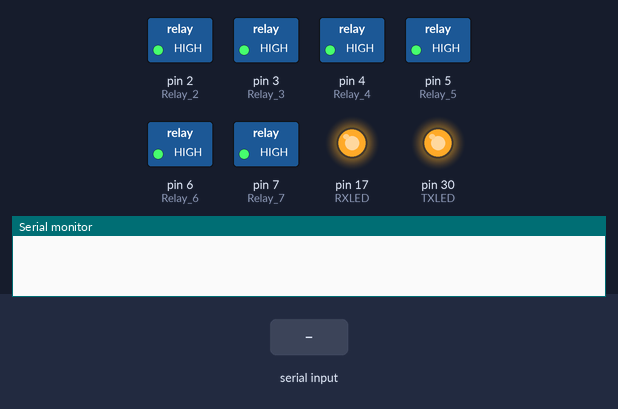
The sketch below on a simulated Arduino Mega 2560, built with avr-gcc and run on an emulated ATmega2560. On the bench: switched loads named in the sketch (green lamp = pin HIGH), output pins drawn as LEDs (lit = HIGH), the last lines printed to the serial monitor. The test bench sets the inputs (shaded band). Pins used as bus, display or sensor lines are not drawn.

Above: at 1.2 s.
1.3 s: "Rx90\n" received over Serial
At 1.8 s:
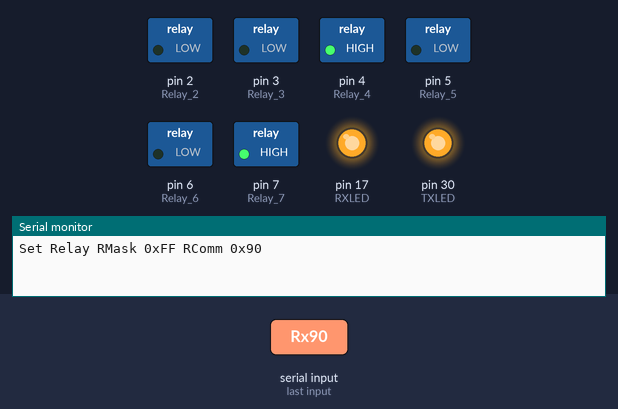
2.8 s: "AT\n" received over Serial
4.3 s: "Rx\n" received over Serial
Timing chart, 0 to 7.3 s (numbered marks = the images above; inputs shaded):
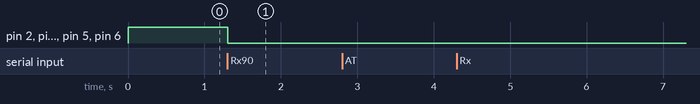

Measured:
- after the input at 1.3 s, pin 2 (Relay_2), pin 3 (Relay_3), pin 5 (Relay_5), pin 6 (Relay_6): HIGH → LOW at once

The sketch:

Relais_D0_D7_serial_proMicro.ino
```cpp
// (licence header left out)
// Each Arduino should identify when asked
// and show it's configuration (R8 = 8 relay)
String Ardu_ID =  "Arduino_0001";
String Ardu_config = "Ardu_config R8";

//define Relay for Arduino D0..D7
int Relay_0 = 0;
int Relay_1 = 1;
int Relay_2 = 2;
int Relay_3 = 3;
int Relay_4 = 4;
int Relay_5 = 5;
int Relay_6 = 6;
int Relay_7 = 7;

int RXLED = 17;  // The RX LED has a defined Arduino pin
int TXLED = 30;  // The TX LED has a defined Arduino pin


// CommandString for Relay will be Rx00..RxFF or RxMM00..RxMMFF where MM is mask
// the last two characters will be used as HEX for each bit to control a relais.
// The mask is used to leave relais in previous state if needed.
const int bufLength = 32;

bool CommandComplete = false;
char commandRead[bufLength] = "";
int  command_count=0;

void setup()
{
  //setup pins used for relay card D0..D7
  pinMode(Relay_0, OUTPUT);  // Set Relay_0 as an output
  pinMode(Relay_1, OUTPUT);  // Set Relay_1 as an output
  pinMode(Relay_2, OUTPUT);  // Set Relay_2 as an output
  pinMode(Relay_3, OUTPUT);  // Set Relay_3 as an output
  pinMode(Relay_4, OUTPUT);  // Set Relay_4 as an output
  pinMode(Relay_5, OUTPUT);  // Set Relay_5 as an output
  pinMode(Relay_6, OUTPUT);  // Set Relay_6 as an output
  pinMode(Relay_7, OUTPUT);  // Set Relay_7 as an output

  pinMode(RXLED, OUTPUT);  // Set RX LED as an output
  pinMode(TXLED, OUTPUT);  // Set TX LED as an output
  // pinMode(LED_BUILTIN, OUTPUT); //not available on proMicro


  //baud rate doesn't matter as we use USB
  Serial.begin(9600); //This pipes to the serial monitor
  //Serial.begin(921600); //This pipes to the serial monitor

  digitalWrite(RXLED, HIGH);    // set the RX LED OFF
  digitalWrite(TXLED, HIGH);    // set the TX LED OFF

  //init relais: OFF
  digitalWrite(Relay_0, HIGH);
  digitalWrite(Relay_1, HIGH);
  digitalWrite(Relay_2, HIGH);
  digitalWrite(Relay_3, HIGH);
  digitalWrite(Relay_4, HIGH);
  digitalWrite(Relay_5, HIGH);
  digitalWrite(Relay_6, HIGH);
  digitalWrite(Relay_7, HIGH);

  // wait for Serial to be active
  while (!Serial);
}

/*
 * Reads command from Serial, returns value.
 * timeout = milliseconds
 */
/*
 *
 *
char * read_command(unsigned long timeout) {
  bool CommandComplete = false;
  static char commandRead[bufLength] = "";
  unsigned long startmillis = millis();

  for (int i=0; i!= bufLength; i++) {
    Serial.print (".");
    commandRead[i]='\0';
    }
  while (!CommandComplete && (millis()-startmillis < timeout)) {
    while (Serial.available()) {
      digitalWrite(RXLED, LOW);    // set the RX LED ON
      commandRead[command_count] = Serial.read();
      if (commandRead[command_count] == '\n') {
        //other side answered, now send configuration
        CommandComplete = true;
      }
      else {
        command_count++;
      }
      digitalWrite(RXLED, HIGH);    // set the RX LED OFF
      }
      if (command_count == bufLength) {
        command_count = 0;
        digitalWrite(TXLED, LOW);    // set the TX LED ON
        Serial.println ("SerialRX Buffer overflow - buffer erased");
        digitalWrite(TXLED, HIGH);    // set the TX LED OFF      }
      }
    }
  //Serial.print ("Command read to return: ");
  //Serial.print (int(commandRead[15]));
  //Serial.println (commandRead);
  //Serial.println("Where comes the blob from");

  // Reset buffer and wait for next command
  command_count = 0;

  return commandRead;
}
*/


/*
 * setRelay(int RMaskComm)
 * parameter: int RMaskComm - first 2 bytes bitmask for setting relais
 *                          - second 2 bytes relais bitmask set/unset
 */
void setRelay(int RMaskComm) {
  byte RMask = (RMaskComm & 0xFF00) >> 8;
  byte RComm = (RMaskComm & 0x00FF);
  byte Rpins[] = {Relay_0, Relay_1, Relay_2, Relay_3, Relay_4, Relay_5, Relay_6, Relay_7};
  byte numRpins = sizeof(Rpins);
  digitalWrite(TXLED, LOW);    // set the TX LED ON
  Serial.print ("Set Relay RMask 0x");
  Serial.print (RMask, HEX);
  Serial.print (" RComm 0x");
  Serial.println (RComm, HEX);
  //Serial.println;
  digitalWrite(TXLED, HIGH);    // set the TX LED OFF
  for (byte i=0; i<numRpins; i++) {
    if (bitRead(RMask, i)) {
      digitalWrite(i, bitRead(RComm, i));   // set relais according to bit in parameter and mask
    }
  }
}


/*
 * loop in sketch:
 * - read command string from serial (usb):
 * - Rx (for Relay)
 * - MM hex for 8 relais bitmask
 * - RR hex for 8 relais set/unset
 * - '\n' to end string
 *
 * when reading/writing Rx/TX LED are set
 */
void loop()
{
  String commandR2;
  //commandR2 = read_command(5000);
  while (Serial.available()) {
    //Serial.print ("Serial available: ");
    //Serial.print (Serial.available(), BIN);
    digitalWrite(RXLED, LOW);    // set the RX LED ON
    commandRead[command_count] = Serial.read();

    if (commandRead[command_count] == '\n') {
  //  if (commandR2.substring(0) == '\n') {
      CommandComplete = true;
      }
    else {
      command_count++;
      }
    }
  digitalWrite(RXLED, HIGH);    // set the RX LED OFF
  if (command_count == bufLength) {
    command_count = 0;
    digitalWrite(TXLED, LOW);    // set the TX LED ON
    Serial.println ("SerialRX Buffer overflow - buffer erased");
    digitalWrite(TXLED, HIGH);    // set the TX LED OFF
    }

// if command complete try to decode and set relais
  if (CommandComplete) {
    commandR2 = String(commandRead);
    CommandComplete = false;
    // check if AT command received
	// Board can send it's name (via AT I6)
	// and it's configuration (via AT I8)
    if (commandR2.startsWith("AT")) {
      if(commandR2.substring(2) == "I6\n") {
        Serial.println (Ardu_ID);
      }
      else if (commandR2.substring(2) == "I8\n") {
        Serial.println (Ardu_config);
      }
      else {
        Serial.print ("Unknown comand ");
        Serial.println (commandR2);
      }
    }
    //check if command for relais received
    //elseif (commandRead[0] == 'R' && commandRead[1] == 'x') {
    else if (commandR2.startsWith("Rx")) {
      if (command_count != 4 && command_count != 6) {
        digitalWrite(TXLED, LOW);    // set the TX LED ON
        Serial.print("CommandError - Length command:");
        Serial.print(command_count, DEC);
        Serial.print(" command: ");
        Serial.println(commandRead);
        digitalWrite(TXLED, HIGH);    // set the TX LED OFF
      }
      else {
        //Serial.print("Command complete: ");
        //Serial.print("Relay to set: ");

        if (command_count == 4) {
          setRelay( 0xFF00 | strtol(&commandRead[2], NULL, 16));
        }
        else if (command_count == 6) {
          setRelay(strtol(&commandRead[2], NULL, 16));
          }
        else {
          digitalWrite(TXLED, LOW);    // set the TX LED ON
          Serial.print ("Command error: can't decode ");
          Serial.println (commandRead);
          digitalWrite(TXLED, HIGH);    // set the TX LED OFF
        }
      }
    }
    else {
        Serial.print ("Unknown comand ");
        Serial.println (commandR2);
    }
  CommandComplete = false;
  command_count = 0;
  for (int i=0; i!= bufLength; i++) {
    commandRead[i]='\0';
    }

  }
}
```
